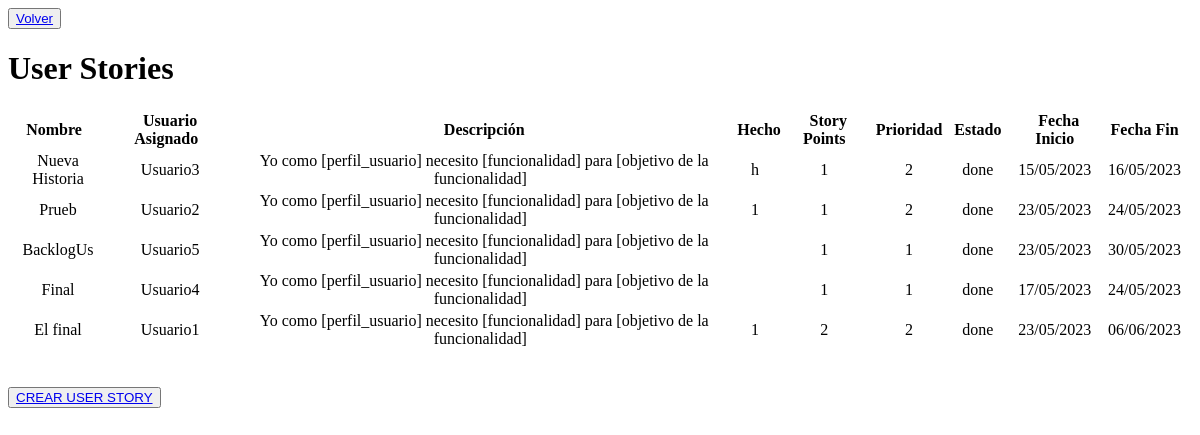
The app's page /listar_backlog_proy/3588921124151, older data.
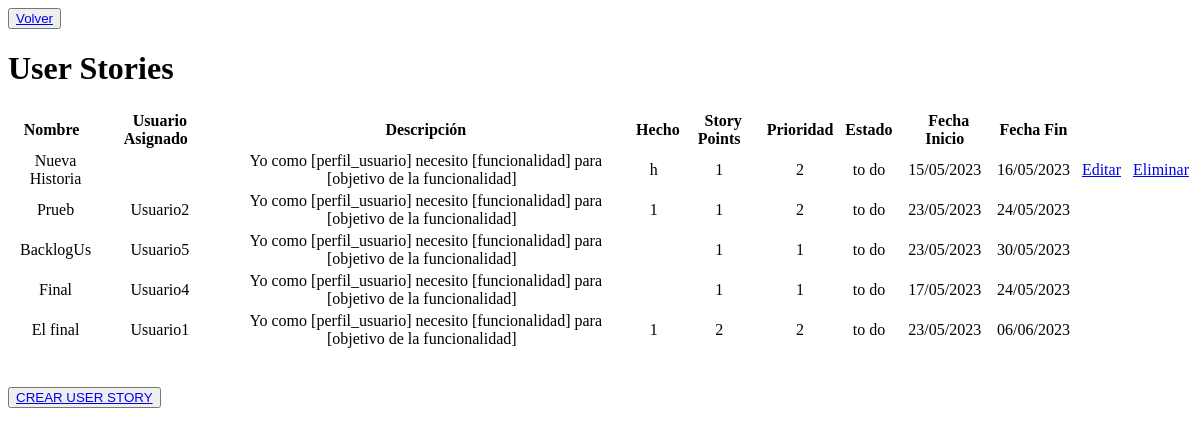
The same page, newer data.
### login/models.py (models this page shows, shortened)
class UserStories(models.Model):
    id_user_story = models.AutoField(primary_key=True)
    usuario_proyecto = models.ForeignKey(UsuarioProyecto, on_delete=models.SET_NULL, null=True)
    sprint = models.ForeignKey(Sprint, on_delete=models.SET_NULL, null=True)
    nombre = models.CharField(max_length=255)
    descripcion = models.TextField(null=True)
    hecho = models.TextField(null=True)
    proyect = models.ForeignKey(Proyecto, on_delete=models.CASCADE)
    story_points = models.IntegerField(null=True)
    prioridad = models.IntegerField(null=True)
    estado = models.ForeignKey(Estado, on_delete=models.SET_NULL, null=True)
    fecha_inicio = models.DateField(null=True, blank=True)
    fecha_fin = models.DateField(null=True, blank=True)

class UsuarioProyecto(models.Model):
    id_usu_proy_rol = models.AutoField(primary_key=True)
    usuario = models.ForeignKey(Usuario, on_delete=models.CASCADE)
    proyecto = models.ForeignKey(Proyecto, on_delete=models.CASCADE)
    rol_usuario = models.ForeignKey(Rol, on_delete=models.CASCADE)

class Usuario(models.Model):
    id = models.AutoField(primary_key=True)
    nombre = models.CharField(max_length=255)
    email = models.EmailField(unique=True)
    telefono = models.CharField(max_length=20)

class Estado(models.Model):
    ESTADO_CHOICES = [
        ('to do', 'To Do'),
        ('doing', 'Doing'),
        ('done', 'Done'),
        ('cancelled', 'Cancelled'),
    ]
    estado = models.CharField(max_length=20, choices=ESTADO_CHOICES)

### login/views.py (the view)
# urls.py: path('listar_backlog_proy/<proyect_id>', views.listar_backlog_proy, name="listar_backlog_proy"),
def listar_backlog_proy(request, proyect_id):
    proyect = get_object_or_404(Proyecto, backlog_id=proyect_id)
    user_stories = UserStories.objects.filter(proyect=proyect, sprint__isnull=True)
    usuarios_proyecto = UsuarioProyecto.objects.filter(proyecto=proyect)
    sm=0
    for usuarioPry in usuarios_proyecto:
        if usuarioPry.rol_usuario.tipo_rol == "SM":
            sm = usuarioPry.usuario.id
    context = {
        'user_stories':user_stories,
        'proyect_id':proyect_id,
        'sm':sm
    }
    return render(request, 'login/listar_backlog_proy.html',context )

### templates/login/listar_backlog_proy.html (shortened to what this page needs)
<!DOCTYPE html>
<html lang="en">
<head>
</head>
<body>
    <button type="submit"><a href="/volver_home" class="boton">Volver</a></button>
    <h1>User Stories</h1>
  <div style="text-align: center;">
    <table>
      <thead>
        <tr>
          <th>Nombre&nbsp;&nbsp;</th>
          <th>Usuario Asignado&nbsp;&nbsp;</th>
          <th>Descripción</th>
          <th>Hecho</th>
          <th>Story Points&nbsp;&nbsp;</th>
          <th>Prioridad&nbsp;&nbsp;</th>
          <th>Estado&nbsp;&nbsp;</th>
          <th>Fecha Inicio&nbsp;&nbsp;</th>
          <th>Fecha Fin&nbsp;&nbsp;</th>
        </tr>
      </thead>
      <tbody>
        {% for user_story in user_stories %}
          <tr>
            <td>{{ user_story.nombre }}</td>
            <td>{{ user_story.usuario_proyecto.usuario.nombre }}</td>
            <td>{{ user_story.descripcion }}&nbsp;&nbsp;</td>
            <td>{{ user_story.hecho }}&nbsp;&nbsp;</td>
            <td>{{ user_story.story_points }}&nbsp;&nbsp;</td>
            <td>{{ user_story.prioridad }}&nbsp;&nbsp;</td>
            <td>{{ user_story.estado.estado }}&nbsp;&nbsp;</td>
            <td>{{ user_story.fecha_inicio|date:'d/m/Y' }}&nbsp;&nbsp;</td>
            <td>{{ user_story.fecha_fin|date:'d/m/Y' }}&nbsp;&nbsp;</td>
            {% if user.id == 1 or user.id == user_story.usuario_proyecto.usuario.id or user.id == sm  %}
            <td><a href="{% url 'editar_us' us_id=user_story.id_user_story %}">Editar</a>&nbsp;&nbsp;</td>
            <td><a href="{% url 'eliminar_us' us_id=user_story.id_user_story %}">Eliminar</a></td>
            {% endif %}
          </tr>
        {% endfor %}
      </tbody>
    </table>
  </div>
  <br>
  <br>
  <button type="submit"><a href="{% url 'crear_us_backlog' proyect_id=proyect_id %}" class="boton">CREAR USER STORY</a></button>
</body>
</html>

Row changes from the older to the newer data that the page shows:
changed UserStories "Nueva Historia": estado.estado "done" → "to do"; usuario_proyecto.usuario.nombre "Usuario3" → (not shown); now shows "Editar Eliminar"
changed UserStories "Prueb": estado.estado "done" → "to do"
changed UserStories "BacklogUs": estado.estado "done" → "to do"
changed UserStories "Final": estado.estado "done" → "to do"
changed UserStories "El final": estado.estado "done" → "to do"
